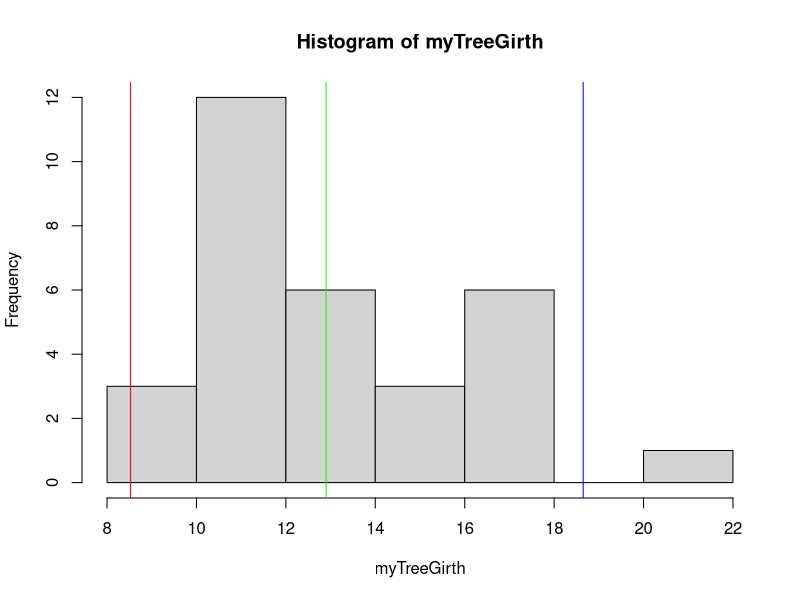
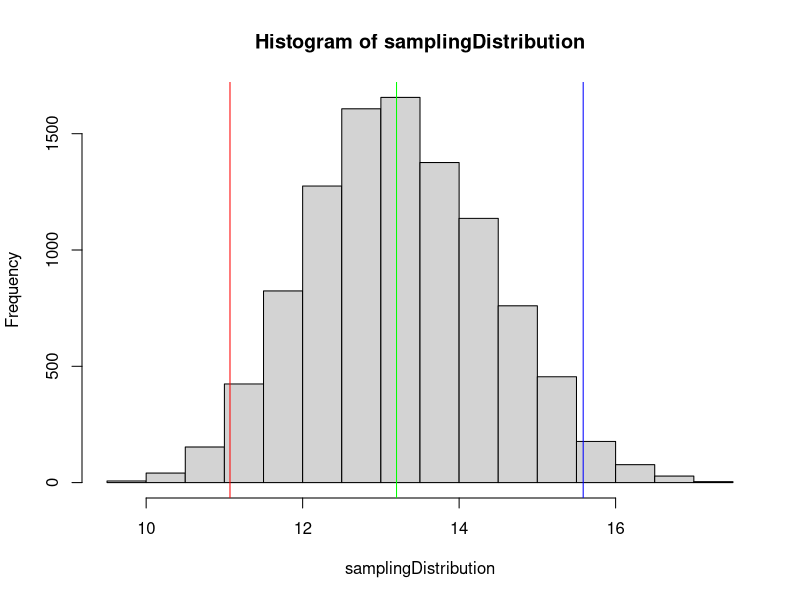
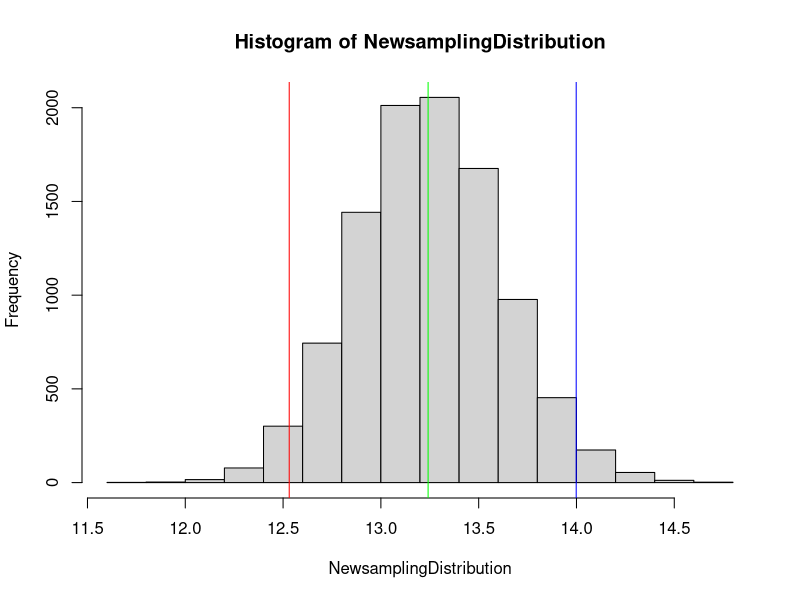

R code for these plots, in order:
## ---- chunk 1
set.seed(772)
## ---- chunk 2
cat("\n*************  Chapter 3, Exercise 2 - Begins   **************************************\n")

# ?trees # Diameter, Height and Volume for Black Cherry Trees

# This data set provides measurements of the diameter, height and volume of timber in 31
# felled black cherry trees.
# Note that the diameter (in inches) is erroneously labelled Girth in the data. It is measured at
# 4 ft 6 in above the ground.

cat("------------------------------------------\n")
myTrees <- trees  # copy "trees" into myTrees data set

cat("1) Column/Variable names from trees data set are:")
cat("\n\n  ",colnames(myTrees))

cat("\n\nSummary of trees data set is:\n")
summary(myTrees) #summary of "myTrees" data set
cat("------------------------------------------\n\n")
cat("2) Number of Observations from trees data set is:",nrow(trees))

cat("\nDimensions of trees data set is:\n")
dim(myTrees) # Number of rows and columns; 31 observations (rows) and 3 columns/variables

cat("\n------------------------------------------\n")
cat("Structure of trees data set is:\n")
str(myTrees) #structure of "myTrees" data set | 31 observations of 3 variables Girth, Height and Volume

cat("\n*************  Chapter 3, Exercise 2   - Ends  **************************************\n")
## ---- chunk 3

cat("\n*************  Chapter 3, Exercise 3 - Begins   **************************************\n")

cat("------------------------------------------\n")

cat("\n1) Summary of 1st variable Girth is:\n")
summary(trees$Girth) # Output summary of Girth vairable to console
cat("------------------------------------------\n")

cat("\n2) Top 6 or head of  observations of 1st variable Girth is:\n")
head(trees$Girth) 
cat("------------------------------------------\n")

cat("\n3) mean/average value of observations of 1st variable Girth is:\n")
mean(trees$Girth) 
cat("------------------------------------------\n")

cat("\n4) Assign values of 1st variable Girth to new vector(variable) myTreeGirth\n")
myTreeGirth <- trees$Girth 
cat("------------------------------------------\n")

cat("\n5) 50th Quantile  or Median of 1st variable Girth from the new variable myTreeGirth:\n")
quantile(myTreeGirth,0.50)
median(myTreeGirth)
myTreeGirth[16] # 16th value/central/middle point value

cat("\n*************  Chapter 3, Exercise 3 - Ends   **************************************\n")
## ---- chunk 4
cat("\n*************  Chapter 3, Exercise 4 - Begins   **************************************\n")
?hist
## ---- chunk 5
# cat("\n1) Histogram of 1st variable (vector) Girth is:\n")
hist(myTreeGirth) # Output histogram of Girth vairable to console with 2.5% and 97.5% quantile lines
abline(v=quantile(myTreeGirth,prob=0.025),col="red")
abline(v=quantile(myTreeGirth,prob=0.975),col="blue")
abline(v=quantile(myTreeGirth,prob=0.50),col="green")
## ---- chunk 6
cat("\n*************  Chapter 3, Exercise 4 - Continues   **************************************\n")

cat("\n2) Quantiles:\n")
rawQ2.5 <- quantile(myTreeGirth, prob=0.025) #2.5% of the quantile
rawQ97.5 <- quantile(myTreeGirth, prob=0.975) #97.5% of the quantile
rawQ50 <- quantile(myTreeGirth, prob=0.50) # 50% of the quantile (median)
cat("  2.5% Quantile of the variable Girth is :",rawQ2.5,"\n 97.5% Quantile of the 
    variable Girth is :",rawQ97.5)
cat("\n 50% Quantile of the variable Girth is :",rawQ50)
cat("\n------------------------------------------\n")
cat("\n3) Mean and Median:\n")
Mean <- mean(myTreeGirth) # Output mean of Girth vairable to console
Median <- median(myTreeGirth) # Output median of Girth vairable to console
cat(" Mean/average of the variable Girth is :",Mean,"\n Median or 50th Quantile of the 
    variable Girth is :",Median)

cat("\n------------------------------------------\n")
cat("\n4) Shape: Uniform distribution of 31 observations:\n")


cat("\n------------------------------------------\n")
cat("\n5) 2.5% and 97.5 quantiles of the distribution represents 95% of 
the population distribution. i.e. between red and blue lines from above histogram represent 
the central region of the distribution\n")


cat("\n*************  Chapter 3, Exercise 4 - Ends   **************************************\n")
## ---- chunk 7
cat("\n*************  Chapter 3, Exercise 5 - Begins   **************************************\n")
set.seed(772)  # Control randomization

# function to create random sample  of myTreeGirth distribution with n observations with replacement
sampleGirth <- function(n) {sample(myTreeGirth, size=n, replace=TRUE)} 

#Store the sampling distribution to a variable with 10,000 means
#Store the sampling distribution to a variable
samplingDistribution <- replicate(10000, mean(sampleGirth(7))) 

cat("\nmean of the myTreeGirth is:",mean(myTreeGirth))
cat("\nmean of the samplingDistribution is:", mean(samplingDistribution))
cat("\nsummary samplingDistribution is:\n")
summary(samplingDistribution)
cat("\n------------------------------------------\n")

cat("\n*************  Chapter 3, Exercise 5 - Continues   **************************************\n")
## ---- chunk 8
# cat("\n1) Histogram of samplingDistribution (normal distribution) is:\n")

hist(samplingDistribution) 
abline(v=quantile(samplingDistribution,prob=0.025),col="red")
abline(v=quantile(samplingDistribution,prob=0.975),col="blue")
abline(v=quantile(samplingDistribution,prob=0.50),col="green")
## ---- chunk 9
cat("\n*************  Chapter 3, Exercise 5 - Ends   **************************************\n")
## ---- chunk 10
cat("\n*************  Chapter 3, Exercise 6 - Begins   **************************************\n")

cat("\n1) Comparison by Mean values:")
cat("\nmean of the raw data is:",mean(myTreeGirth))
cat("\nmean of the samplingDistribution is:", mean(samplingDistribution))
cat("\n------------------------------------------\n")

cat("\n2) Comparison by Quantiles:\n")
rawQ2.5 <- quantile(myTreeGirth, prob=0.025) # 
rawQ97.5 <- quantile(myTreeGirth, prob=0.975) #
cat("  2.5% Quantile of the raw data is :",rawQ2.5,"\n 97.5% Quantile of the raw data is :",rawQ97.5)
cat("\n------------------------------------------\n")

samplingQ2.5 <- quantile(samplingDistribution, prob=0.025) # 
samplingQ97.5 <- quantile(samplingDistribution, prob=0.975) # 
cat("  2.5% Quantile of the samplingDistribution is :",samplingQ2.5,"\n 97.5% Quantile of the 
    samplingDistribution is :",samplingQ97.5)


cat("\n------------------------------------------\n")
cat("\n*************  Chapter 3, Exercise 6 - Ends   **************************************\n")

## ---- chunk 11
cat("\n*************  Chapter 3, Exercise 7 - Begins   **************************************\n")
set.seed(772)  # Control randomization

cat("\n1) New Sampling distribution with n=70:\n") #
#Store the sampling distribution to a variable with 10,000 means with sample size of 70
#Store the sampling distribution to a variable
NewsamplingDistribution <- replicate(10000, mean(sampleGirth(70))) 

cat("\nmean of the myTreeGirth (raw data) is:",mean(myTreeGirth))
cat("\nmean of the samplingDistribution is:",mean(samplingDistribution))
cat("\nmean of the NewsamplingDistribution is:", mean(NewsamplingDistribution))

summary(NewsamplingDistribution)

cat("\n------------------------------------------\n")
cat("\n*************  Chapter 3, Exercise 7 - Continues   **************************************\n")
## ---- chunk 12
# cat("\n1) Histogram of NewsamplingDistribution is:\n")

hist(NewsamplingDistribution) 
abline(v=quantile(NewsamplingDistribution,prob=0.025),col="red")
abline(v=quantile(NewsamplingDistribution,prob=0.975),col="blue")
abline(v=quantile(NewsamplingDistribution,prob=0.50),col="green")
## ---- chunk 13
cat("\n2) Comparison by Quantiles:\n")

samplingQ2.5 <- quantile(samplingDistribution, prob=0.025) 
samplingQ97.5 <- quantile(samplingDistribution, prob=0.975) 
cat("  2.5% Quantile of the samplingDistribution is :",samplingQ2.5,"\n 97.5% Quantile of the 
    samplingDistribution is :",samplingQ97.5)
cat("\n------------------------------------------\n")

NewsamplingQ2.5 <- quantile(NewsamplingDistribution, prob=0.025) 
NewsamplingQ97.5 <- quantile(NewsamplingDistribution, prob=0.975) 
cat("  2.5% Quantile of the NewsamplingDistribution is :",NewsamplingQ2.5,"\n 97.5% Quantile of 
    the NewsamplingDistribution is :",NewsamplingQ97.5)
cat("\n------------------------------------------\n")

cat("\n*************  Chapter 3, Exercise 7 - Ends   **************************************\n")

